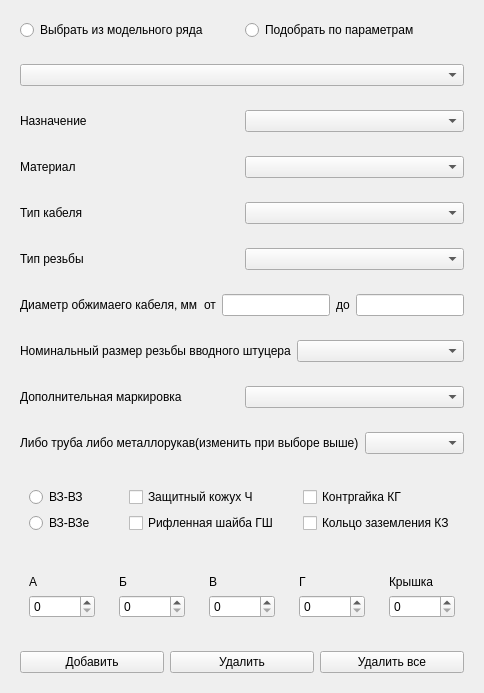
            <widget class="QWidget" name="newGlandPage">
             <property name="sizePolicy">
              <sizepolicy hsizetype="Preferred" vsizetype="Ignored">
               <horstretch>0</horstretch>
               <verstretch>0</verstretch>
              </sizepolicy>
             </property>
             <layout class="QVBoxLayout" name="verticalLayout_9">
              <item>
               <widget class="QWidget" name="a_glandinformationRadioWidget" native="true">
                <layout class="QHBoxLayout" name="horizontalLayout_25">
                 <item>
                  <widget class="QRadioButton" name="gland_from_allRadioButton">
                   <property name="text">
                    <string>Выбрать из модельного ряда</string>
                   </property>
                  </widget>
                 </item>
                 <item>
                  <widget class="QRadioButton" name="gland_from_propertiesRadioButton">
                   <property name="text">
                    <string>Подобрать по параметрам</string>
                   </property>
                  </widget>
                 </item>
                </layout>
               </widget>
              </item>
              <item>
               <widget class="QWidget" name="b_vzorglandWidget" native="true">
                <layout class="QVBoxLayout" name="verticalLayout_14">
                 <item>
                  <widget class="QComboBox" name="vzorglandcomboBox"/>
                 </item>
                </layout>
               </widget>
              </item>
              <item>
               <widget class="QWidget" name="c_gland_designationWidget" native="true">
                <layout class="QHBoxLayout" name="horizontalLayout_26">
                 <item>
                  <widget class="QLabel" name="gland_designationlabel">
                   <property name="text">
                    <string>Назначение</string>
                   </property>
                  </widget>
                 </item>
                 <item>
                  <widget class="QComboBox" name="gland_designationcomboBox"/>
                 </item>
                </layout>
               </widget>
              </item>
              <item>
               <widget class="QWidget" name="d_gland_materialWidget" native="true">
                <layout class="QHBoxLayout" name="horizontalLayout_35">
                 <item>
                  <widget class="QLabel" name="gland_materiallabel">
                   <property name="text">
                    <string>Материал</string>
                   </property>
                  </widget>
                 </item>
                 <item>
                  <widget class="QComboBox" name="gland_materialcomboBox"/>
                 </item>
                </layout>
               </widget>
              </item>
              <item>
               <widget class="QWidget" name="e_gland_cabletypeWidget" native="true">
                <layout class="QHBoxLayout" name="horizontalLayout_51">
                 <item>
                  <widget class="QLabel" name="gland_cabletypelabel">
                   <property name="text">
                    <string>Тип кабеля</string>
                   </property>
                  </widget>
                 </item>
                 <item>
                  <widget class="QComboBox" name="gland_cabletypecomboBox"/>
                 </item>
                </layout>
               </widget>
              </item>
              <item>
               <widget class="QWidget" name="f_gland_threadtypeWidget" native="true">
                <layout class="QHBoxLayout" name="horizontalLayout_52">
                 <item>
                  <widget class="QLabel" name="gland_threadtypelabel">
                   <property name="text">
                    <string>Тип резьбы</string>
                   </property>
                  </widget>
                 </item>
                 <item>
                  <widget class="QComboBox" name="gland_threadtypecomboBox"/>
                 </item>
                </layout>
               </widget>
              </item>
              <item>
               <widget class="QWidget" name="g_gland_checkdiamWidget" native="true">
                <layout class="QHBoxLayout" name="horizontalLayout_53">
                 <item>
                  <widget class="QLabel" name="gland_checkdiamlabel_1">
                   <property name="text">
                    <string>Диаметр обжимаего кабеля, мм</string>
                   </property>
                  </widget>
                 </item>
                 <item>
                  <widget class="QLabel" name="gland_checkdiamlabel_2">
                   <property name="text">
                    <string>от</string>
                   </property>
                  </widget>
                 </item>
                 <item>
                  <widget class="QLineEdit" name="gland_checkdiam_minlineedit"/>
                 </item>
                 <item>
                  <widget class="QLabel" name="gland_checkdiamlabel_3">
                   <property name="text">
                    <string>до</string>
                   </property>
                  </widget>
                 </item>
                 <item>
                  <widget class="QLineEdit" name="gland_checkdiam_maxlineedit"/>
                 </item>
                </layout>
               </widget>
              </item>
              <item>
               <widget class="QWidget" name="h_gland_mr_or_tubeWidget" native="true">
                <layout class="QHBoxLayout" name="horizontalLayout_54">
                 <item>
                  <widget class="QLabel" name="gland_mr_or_tubelabel">
                   <property name="text">
                    <string>Номинальный размер резьбы вводного штуцера</string>
                   </property>
                  </widget>
                 </item>
                 <item>
                  <widget class="QComboBox" name="gland_mr_or_tubeCombobox"/>
                 </item>
                </layout>
               </widget>
              </item>
              <item>
               <widget class="QWidget" name="i_gland_additionalmarkingWidget" native="true">
                <layout class="QHBoxLayout" name="horizontalLayout_55">
                 <item>
                  <widget class="QLabel" name="gland_additionalmarkinglabel">
                   <property name="text">
                    <string>Дополнительная маркировка</string>
                   </property>
                  </widget>
                 </item>
                 <item>
                  <widget class="QComboBox" name="gland_additionalmarkingcomboBox"/>
                 </item>
                </layout>
               </widget>
              </item>
              <item>
               <widget class="QWidget" name="j_gland_tube_mr_markingWidget" native="true">
                <layout class="QHBoxLayout" name="horizontalLayout_56">
                 <item>
                  <widget class="QLabel" name="gland_tube_mr_markinglabel">
                   <property name="text">
                    <string>Либо труба либо металлорукав(изменить при выборе выше)</string>
                   </property>
                  </widget>
                 </item>
                 <item>
                  <widget class="QComboBox" name="gland_tube_mr_markingcomboBox"/>
                 </item>
                </layout>
               </widget>
              </item>
              <item>
               <widget class="QWidget" name="k_gland_optionsWidget" native="true">
                <layout class="QHBoxLayout" name="horizontalLayout_57">
                 <item>
                  <widget class="QWidget" name="VZwidget" native="true">
                   <layout class="QVBoxLayout" name="verticalLayout_16">
                    <item>
                     <widget class="QRadioButton" name="VZradioButton">
                      <property name="text">
                       <string>ВЗ-ВЗ</string>
                      </property>
                     </widget>
                    </item>
                    <item>
                     <widget class="QRadioButton" name="VZeradioButton">
                      <property name="text">
                       <string>ВЗ-ВЗе</string>
                      </property>
                     </widget>
                    </item>
                   </layout>
                  </widget>
                 </item>
                 <item>
                  <widget class="QWidget" name="options1Widget" native="true">
                   <layout class="QVBoxLayout" name="verticalLayout_20">
                    <item>
                     <widget class="QCheckBox" name="protectiveCoverCheckBox">
                      <property name="text">
                       <string>Защитный кожух Ч</string>
                      </property>
                     </widget>
                    </item>
                    <item>
                     <widget class="QCheckBox" name="groovedwasherCheckBox">
                      <property name="text">
                       <string>Рифленная шайба ГШ</string>
                      </property>
                     </widget>
                    </item>
                   </layout>
                  </widget>
                 </item>
                 <item>
                  <widget class="QWidget" name="options2Widget" native="true">
                   <layout class="QVBoxLayout" name="verticalLayout_29">
                    <item>
                     <widget class="QCheckBox" name="locknutCheckBox">
                      <property name="text">
                       <string>Контргайка КГ</string>
                      </property>
                     </widget>
                    </item>
                    <item>
                     <widget class="QCheckBox" name="fluttedWasherCheckBox">
                      <property name="text">
                       <string>Кольцо заземления КЗ</string>
                      </property>
                     </widget>
                    </item>
                   </layout>
                  </widget>
                 </item>
                </layout>
               </widget>
              </item>
              <item>
               <widget class="QWidget" name="siteforinstalWidget_2" native="true">
                <layout class="QHBoxLayout" name="horizontalLayout_58">
                 <item>
                  <widget class="QWidget" name="siteAWidget_2" native="true">
                   <layout class="QVBoxLayout" name="verticalLayout_30">
                    <item>
                     <widget class="QLabel" name="siteALabel_2">
                      <property name="text">
                       <string>А</string>
                      </property>
                     </widget>
                    </item>
                    <item>
                     <widget class="QSpinBox" name="siteASpinBox_2"/>
                    </item>
                   </layout>
                  </widget>
                 </item>
                 <item>
                  <widget class="QWidget" name="siteBWidget_2" native="true">
                   <layout class="QVBoxLayout" name="verticalLayout_31">
                    <item>
                     <widget class="QLabel" name="siteBLabel_2">
                      <property name="text">
                       <string>Б</string>
                      </property>
                     </widget>
                    </item>
                    <item>
                     <widget class="QSpinBox" name="siteBSpinBox_2"/>
                    </item>
                   </layout>
                  </widget>
                 </item>
                 <item>
                  <widget class="QWidget" name="siteVWidget_2" native="true">
                   <layout class="QVBoxLayout" name="verticalLayout_32">
                    <item>
                     <widget class="QLabel" name="siteVLabel_2">
                      <property name="text">
                       <string>В</string>
                      </property>
                     </widget>
                    </item>
                    <item>
                     <widget class="QSpinBox" name="siteVSpinBox_2"/>
                    </item>
                   </layout>
                  </widget>
                 </item>
                 <item>
                  <widget class="QWidget" name="siteGWidget_2" native="true">
                   <layout class="QVBoxLayout" name="verticalLayout_33">
                    <item>
                     <widget class="QLabel" name="siteGLabel_2">
                      <property name="text">
                       <string>Г</string>
                      </property>
                     </widget>
                    </item>
                    <item>
                     <widget class="QSpinBox" name="siteGSpinBox_2"/>
                    </item>
                   </layout>
                  </widget>
                 </item>
                 <item>
                  <widget class="QWidget" name="siteCoverWidget" native="true">
                   <layout class="QVBoxLayout" name="verticalLayout_34">
                    <item>
                     <widget class="QLabel" name="siteCoverSpinBoxLabel">
                      <property name="text">
                       <string>Крышка</string>
                      </property>
                     </widget>
                    </item>
                    <item>
                     <widget class="QSpinBox" name="siteCoverSpinBox"/>
                    </item>
                   </layout>
                  </widget>
                 </item>
                </layout>
               </widget>
              </item>
              <item>
               <widget class="QWidget" name="adddeletebuttonWidget_2" native="true">
                <layout class="QHBoxLayout" name="horizontalLayout_59">
                 <item>
                  <widget class="QPushButton" name="addButton_2">
                   <property name="text">
                    <string>Добавить</string>
                   </property>
                  </widget>
                 </item>
                 <item>
                  <widget class="QPushButton" name="deletelastButton_2">
                   <property name="text">
                    <string>Удалить</string>
                   </property>
                  </widget>
                 </item>
                 <item>
                  <widget class="QPushButton" name="deleteallButton_2">
                   <property name="text">
                    <string>Удалить все</string>
                   </property>
                  </widget>
                 </item>
                </layout>
               </widget>
              </item>
             </layout>
            </widget>
